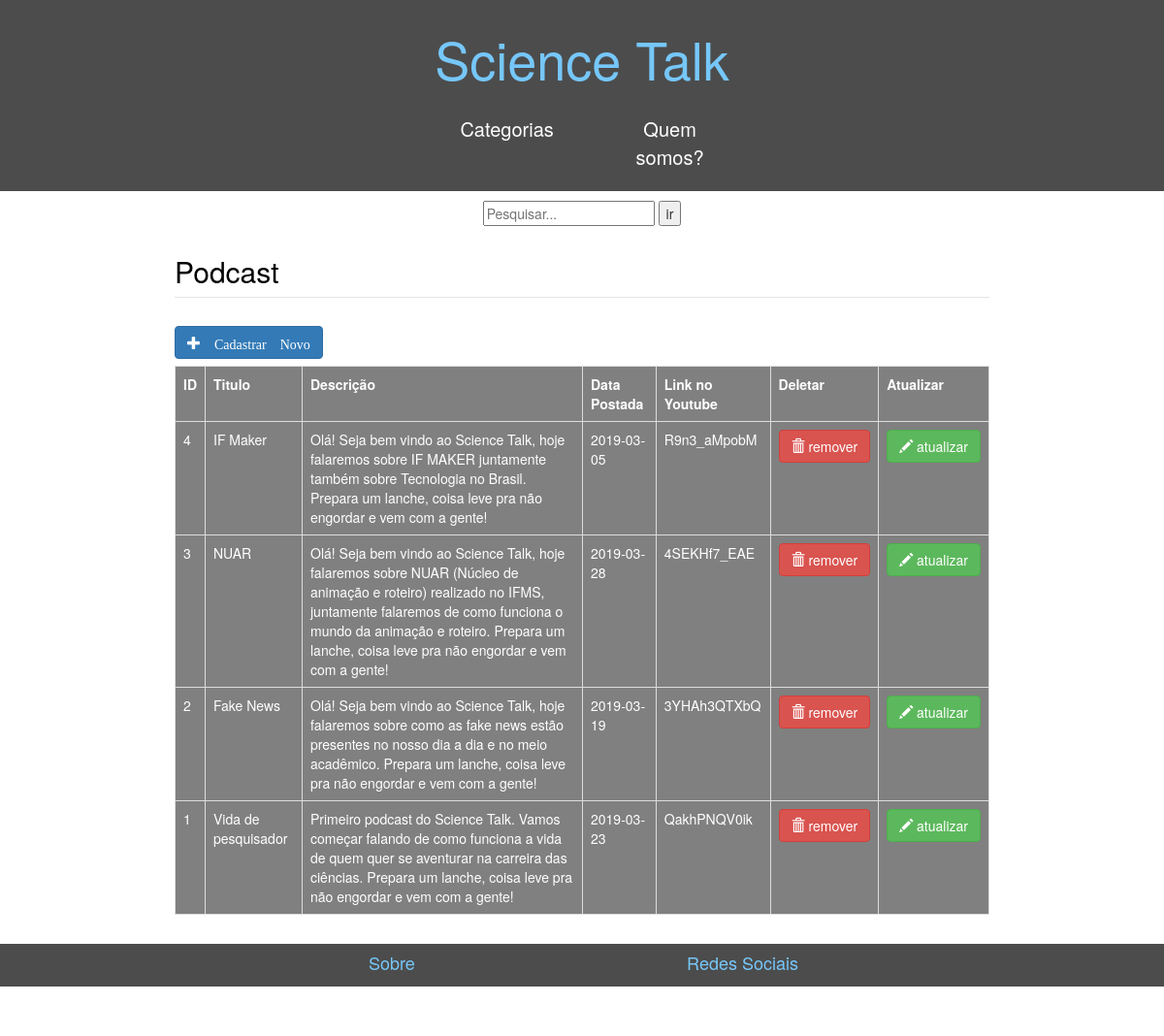
/Admin/ListPodcast.php (signed in), run on the app's committed database.
### tables this page shows
CREATE TABLE `podcast` (
  `id` int(11) NOT NULL,
  `youtube` varchar(20) NOT NULL,
  `descricao` text NOT NULL,
  `titulo` varchar(50) NOT NULL,
  `data` date NOT NULL,
  `link_img` varchar(45) NOT NULL
);

### Funcao.php (called while the page is built, shortened)
<?php
function obterConexao(){
  $conexao = mysqli_connect("localhost", "id10754545_root", "senha123", "id10754545_podcast");
  mysqli_set_charset($conexao,'utf8');
  return $conexao;
}
function obterPodcast(){
    $pod = array();
    $conexao = obterConexao();
    $sql = "SELECT * FROM `podcast` order by id desc ";
    if($result = mysqli_query($conexao, $sql)){
      $pod = $result->fetch_all(MYSQLI_ASSOC);
    }
    return $pod;
  }
?>

### Admin/ListPodcast.php (the view, shortened to what this page needs)
<?php
	include_once ('../Funcao.php');
 ?>
<!DOCTYPE html>
<html lang="pt-br">
	<head>
    <link rel="stylesheet" href="https://maxcdn.bootstrapcdn.com/bootstrap/3.3.7/css/bootstrap.min.css">
        <link rel="stylesheet" type="text/css" href="../Estilo_PI.css"/>
  </head>
  <body>
		<div class="container">
			<?php include_once ('../menu.php');?>
			<div id="conteudoo">
                <div>
                <fieldset>
			<legend>
				<h2>Podcast</h2>
			</legend>
			<table class="table table-bordered  ">
            <caption><a class="btn btn-primary glyphicon glyphicon-plus" href="CadPodcast.php" role="button"> Cadastrar Novo</a></caption>
				<tr>
					<th>
						ID
					</th>
					<th>
						Titulo
					</th>
					<th>
						Descrição
                    </th>
                    <th>
						Data Postada
                    </th>
                    <th>
						Link no Youtube
					</th>
					<th>
						Deletar
					</th>
					<th>
						Atualizar
					</th>
                </tr>
            </div>
                <?php
                    $pods = obterPodcast();
					foreach ($pods as $pod) {
                        echo "<tr>";
                        echo "<td>" . $pod["id"] . "</td>";
                        echo "<td>" . $pod["titulo"] . "</td>";
                        echo "<td>" . $pod["descricao"] . "</td>";
                        echo "<td>" . $pod["data"] . "</td>";
                        echo "<td>" . $pod["youtube"] . "</td>";
                        echo "<td> <form action='DeletePodcast.php' method='post'>
				             <input type='hidden' name='id' value=" .$pod['id'].">
							<button class='btn btn-danger'><span class='glyphicon glyphicon-trash'></span> remover</button></form>
							</td>";
							echo "<td> <form action='UpdatePodcast.php' method='post'>
				             <input type='hidden' name='id' value=" .$pod['id'].">
							 <button class='btn btn-success'><span class='glyphicon glyphicon-pencil'></span> atualizar</button></form>
							</td>";
						echo "</tr>";
                    }
				?>
                </div>
			</div>
			<footer class="footer">
			<?php include_once ('../rodape.php');?>
			</footer>
  </body>
</html>

### Estilo_PI.css (style rules this page uses)
html { height: 100%; }
body { min-height: 100%; display: flex; background-image: url("Images/Background_1.jpg"); background-attachment: fixed; background-size: cover; }
.container { flex-grow: 1; display: flex; flex-direction: column; margin: 0px; padding: 0px; }
#conteudoo { flex-grow: 1; flex-direction: row; display: flex; margin:0 auto; padding:0px; margin-bottom: 1rem; width: 70%; border-radius: 10px 20px; }
table { background-color:grey; color: white; }
legend { color: black; }
caption { margin: 0 auto; justify-content: center; align-items: center; flex-direction: row; }

### data on the page
podcast: id "4", titulo "IF Maker", descricao "Olá! Seja bem vindo ao Science Talk, hoje falaremos sobre IF MAKER juntamente também sobre Tecnologia no Brasil. Prepara um lanche, coisa leve pra não engordar e vem com a gente!", data "2019-03-05", youtube "R9n3_aMpobM"
podcast: id "3", titulo "NUAR", descricao "Olá! Seja bem vindo ao Science Talk, hoje falaremos sobre NUAR (Núcleo de animação e roteiro) realizado no IFMS, juntamente falaremos de como funciona o mundo da animação e roteiro. Prepara um lanche, coisa leve pra não engordar e vem com a gente!", data "2019-03-28", youtube "4SEKHf7_EAE"
podcast: id "2", titulo "Fake News", descricao "Olá! Seja bem vindo ao Science Talk, hoje falaremos sobre como as fake news estão presentes no nosso dia a dia e no meio acadêmico. Prepara um lanche, coisa leve pra não engordar e vem com a gente!", data "2019-03-19", youtube "3YHAh3QTXbQ"
podcast: id "1", titulo "Vida de pesquisador", descricao "Primeiro podcast do Science Talk. Vamos começar falando de como funciona a vida de quem quer se aventurar na carreira das ciências. Prepara um lanche, coisa leve pra não engordar e vem com a gente!", data "2019-03-23", youtube "QakhPNQV0ik"
